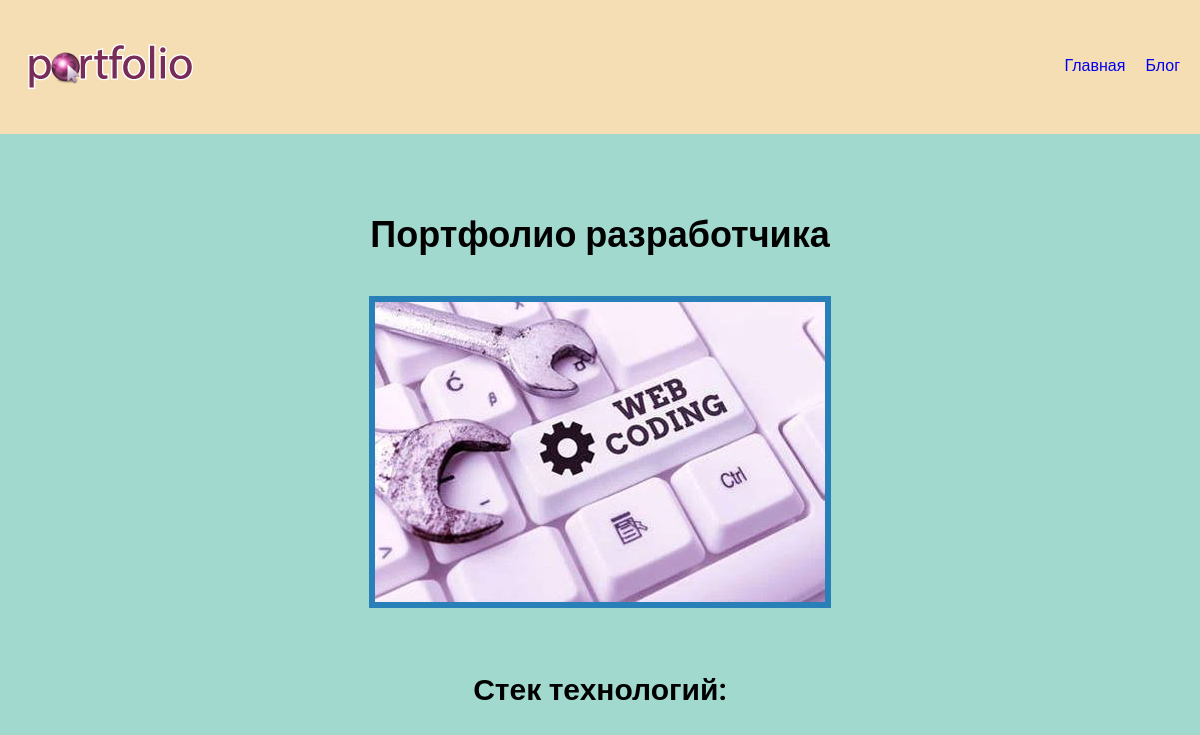
Before: / with the older database file.
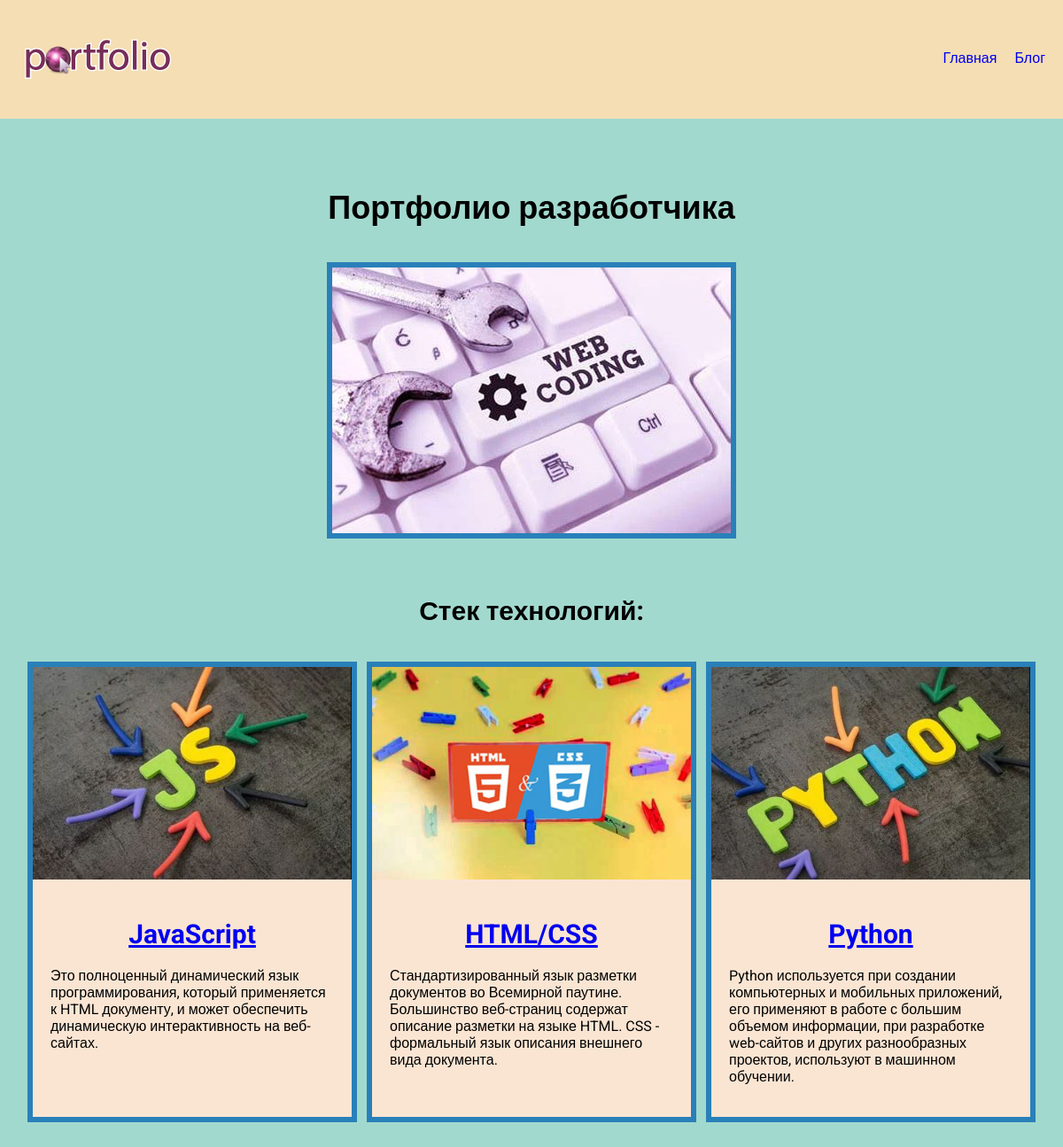
After: the same page with the newer database file.
### skills/models.py (models this page shows, shortened)
class Skills(models.Model):
    title = models.CharField(max_length=100)
    description = models.CharField(max_length=250)
    image = models.ImageField(upload_to='skill/images/')
    url = models.URLField(blank=True)

### skills/views.py (the view)
# urls.py: path('', views.index, name='index'),
def index(request):
    projects = Skills.objects.all()
    return render(request, 'skills/index.html', {'projects': projects})

### skills/templates/skills/index.html
{% extends 'skills/base.html' %}
{% load static %}
{% block content %}
<h1>Портфолио разработчика</h1>
<div class="img">
    <img src="{% static 'skills/wc.jpg' %}" alt="">
</div>
<h2>Стек технологий:</h2>
<div class="block">
    {% for project in projects %}
    <div class="element">
        <div><img src="{{ project.image.url }}" alt=""></div>
        <div class="text">
            <h2><a href="{{ project.url }}" target="_blank">{{ project.title }}</a></h2>
            <p>{{ project.description }}</p>
        </div>
    </div>
    {% endfor %}
</div>
{% endblock %}

### skills/templates/skills/base.html (shortened to what this page needs)
<!DOCTYPE html>
{% load static %}
<html lang="en">
<head>
    <link rel="stylesheet" href="{% static 'css/style.css' %}">
</head>
<body>
    <div class="menu">
        <div class="wrapp">
            <div class="logo">
                <a href="{% url 'index' %}"><img src="{% static 'skills/logo.png' %}" alt=""></a>
            </div>
            <ul>
                <li><a href="{% url 'index' %}">Главная</a></li>
                <li><a href="{% url 'blogs' %}">Блог</a></li>
            </ul>
        </div>
    </div>
  <div class="content">
      <div class="wrap">
          {% block content %}
          {% endblock %}
      </div>
  </div>
</body>
</html>

### skills/static/css/style.css (style rules this page uses)
body { background: #A2D9CE; font-family: 'Roboto', sans-serif; padding: 0; margin: 0; }
.wrap { max-width: 1200px; margin: 0 auto; padding: 20px; box-sizing: border-box; }
.block { display: flex; flex-wrap: wrap; justify-content: space-evenly; margin-bottom: 60px; }
.element, .count { background: #FAE5D3; border: 6px solid #2980B9; margin: 20px 0px; }
.text { width: 360px; padding: 20px; box-sizing: border-box; }
.block img { max-width: 360px; }
.content h1 { text-align: center; margin: 60px 0 40px; font-size: 36px; }
.img + h2, .text h2 { text-align: center; margin: 20px 0; font-size: 30px; }
.img { text-align: center; margin-bottom: 60px; }
.img img { border: 6px solid #2980B9; }
.wrapp { display: flex; flex-wrap: wrap; justify-content: space-between; background-color: wheat; padding: 40px 20px; max-width: 1200px; margin: 0 auto; }
.menu ul { list-style-type: none; display: flex; flex-wrap: wrap; justify-content: stretch; }
ul a { text-decoration: none; padding-left: 20px; }

Changed rows visible on the page:
added Skills: image (picture), title "JavaScript", description "Это полноценный динамический язык программирования, который применяется к HTML документу, и может обеспечить динамическую интерактивность на веб-сайтах."
added Skills: image (picture), title "HTML/CSS", description "Стандартизированный язык разметки документов во Всемирной паутине. Большинство веб-страниц содержат описание разметки на языке HTML. CSS - формальный язык описания внешнего вида документа."
added Skills: image (picture), title "Python", description "Python используется при создании компьютерных и мобильных приложений, его применяют в работе с большим объемом информации, при разработке web-сайтов и других разнообразных проектов, используют в машинном обучении."
